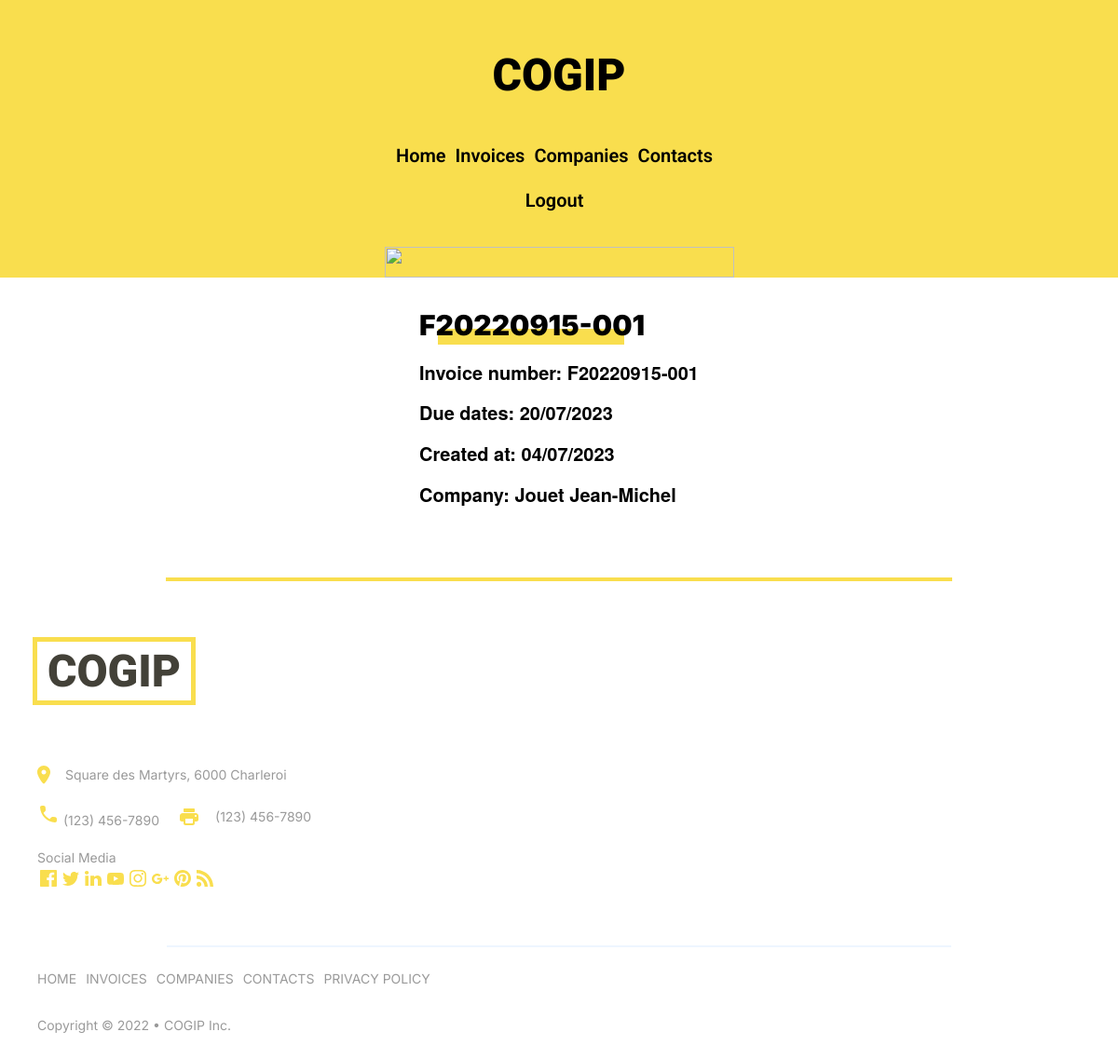
Screenshot of /base/invoice&invoiceId=1 (signed in) with the database file from the repository.
### tables this page shows
CREATE TABLE `invoices` (
  `id` int(11) NOT NULL,
  `ref` varchar(50) NOT NULL,
  `id_company` int(11) NOT NULL,
  `due_date` datetime DEFAULT NULL,
  `created_at` datetime NOT NULL,
  `updated_at` datetime NOT NULL
);

CREATE TABLE `companies` (
  `id` int(11) NOT NULL,
  `name` varchar(50) NOT NULL,
  `type_id` int(11) NOT NULL,
  `country` varchar(50) NOT NULL,
  `tva` varchar(50) NOT NULL,
  `created_at` datetime NOT NULL,
  `updated_at` datetime NOT NULL
);

### base/app/Models/invoice.php (called while the page is built, shortened)
<?php
class Invoice
{
    public string $creation_date;
    public string $due_dates;
    public function __construct(int $id, string $ref, string $due_dates, string $company, string $creation_date, string $update_date, )
    {
        $this->ref = $ref;
        $this->due_dates = $due_dates;
        $this->company = $company;
        $this->creation_date = $creation_date;
    }
    public function formatDueDate($format = 'd/m/Y')
    {
        $dueDate = $this->due_dates;
        $dueDateTime = new DateTime($dueDate);
        $formattedDueDate = $dueDateTime->format($format);
        return $formattedDueDate;
    }
    public function formatCreationDate($format = 'd/m/Y')
    {
        $creationDate = $this->creation_date;
        $creationDateTime = new DateTime($creationDate);
        $formattedCreationDate = $creationDateTime->format($format);
        return $formattedCreationDate;
    }
}
?>

### base/app/Views/show_invoices.php (the view, shortened to what this page needs)
<?php
include "header.php";
?>
<main>
    <section class="container__contact">
        <div class="container__contact__info">
            <div class="container__contact__info__name">
                <h5><?php echo $invoice->ref; ?></h5>
                <div class="container__contact__info__name__yellow"></div>
            </div>
            <p>Invoice number: <?php echo $invoice->ref; ?></p>
            <p>Due dates: <?php echo $invoice->formatDueDate(); ?></p>
            <p>Created at: <?php echo $invoice->formatCreationDate(); ?></p>
            <p>Company: <?php echo $invoice->company; ?></p>
        </div>
    </section>
</main>
<?php
include "footer.php";
?>

### base/public/assets/css/main.css (style rules this page uses)
html, body, div, span, applet, object, iframe, h1, h2, h3, h4, h5, h6, p, blockquote, pre, a, abbr, acronym, address, big, cite, code, del, dfn, em, img, ins, kbd, q, s, samp, small, strike, strong, sub, sup, tt, var, b, u, i, center, dl, dt, dd, ol, ul, li, fieldset, form, label, legend, table, caption, tbody, tfoot, thead, tr, th, td, article, aside, canvas, details, embed, figure, figcaption, footer, header, hgroup, menu, nav, output, ruby, section, summary, time, mark, audio, video { margin: 0; padding: 0; border: 0; font-size: 100%; font: inherit; vertical-align: baseline; }
article, aside, details, figcaption, figure, footer, header, hgroup, menu, nav, section { display: block; }
body { line-height: 1; }
body { font-family: "Roboto", serif; }
body main { display: flex; flex-direction: column; justify-content: center; align-items: center; }
body .container__contact { display: flex; flex-direction: column-reverse; }
body .container__contact__info__name { position: relative; }
body .container__contact__info__name h5 { color: black; font-size: 30px; font-weight: 900; z-index: 1; margin-bottom: 20px; font-family: "Inter", sans-serif; }
body .container__contact__info__name__yellow { width: 200px; height: 17px; background-color: #f9de4e; position: absolute; top: 20px; left: 20px; z-index: -1; }
body .container__contact__info p { color: black; margin-bottom: 15px; font-size: 20px; font-weight: 900; }

### rows the page displays
invoices: ref "F20220915-001", due_date "20/07/2023", created_at "04/07/2023"
companies: name "Jouet Jean-Michel"
